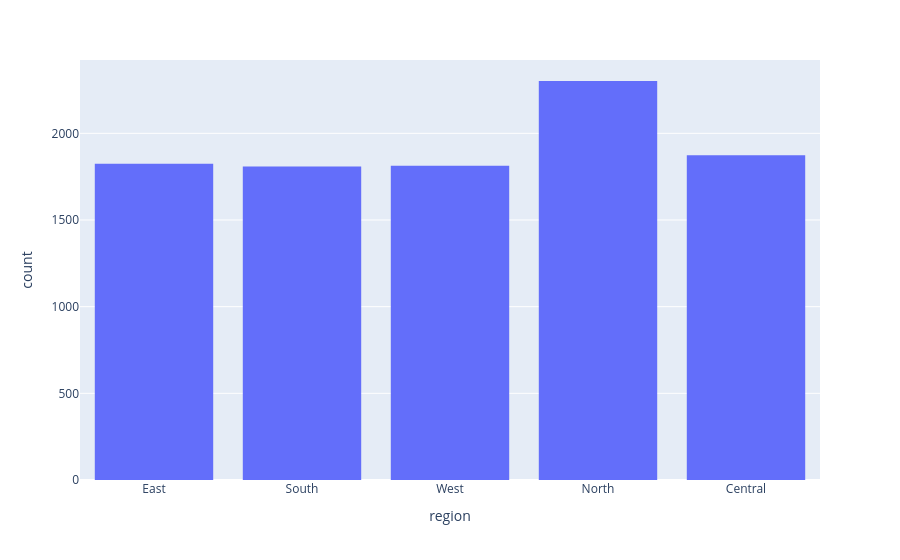

The cell this chart's notebook holds for it:
### Code cell
px.histogram(data_frame=df,x="region")

### Figure 1 — Plotly figure (JSON) as saved in the notebook; plotly's stock layout.template omitted (floating-point values rounded to 4 significant figures; data arrays with more than 128 entries replaced by an {"elided": "..."} marker saying what was removed)
{"data": [{"bingroup": "x", "hovertemplate": "region=%{x}<br>count=%{y}<extra></extra>", "legendgroup": "", "marker": {"color": "#636efa", "pattern": {"shape": ""}}, "name": "", "orientation": "v", "showlegend": false, "type": "histogram", "x": {"elided": "9623 str values"}, "xaxis": "x", "yaxis": "y"}], "layout": {"barmode": "relative", "legend": {"tracegroupgap": 0}, "margin": {"t": 60}, "xaxis": {"anchor": "y", "domain": [0, 1], "title": {"text": "region"}}, "yaxis": {"anchor": "x", "domain": [0, 1], "title": {"text": "count"}}}}
